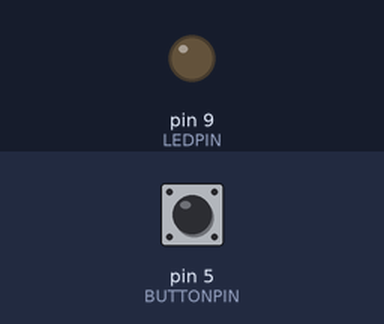
This sketch was run on a simulated Arduino Uno, built with avr-gcc and run on an emulated ATmega328P. On the bench: output pins drawn as LEDs (lit = HIGH). Inputs (shaded band) come from the test bench; at power-on: pin 5 (BUTTONPIN) LOW.

Above: at 1.2 s.
1.3 s: pin 5 (BUTTONPIN) pulled HIGH for 0.15 s
At 2.85 s:
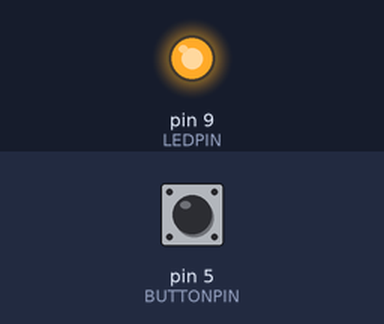
Timing chart, 0 to 4.4 s (numbered marks = the images above; inputs shaded):
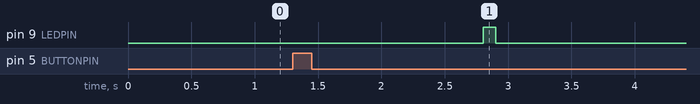

Measured:
- after the input at 1.3 s, pin 9 (LEDPIN): LOW → HIGH after 1.5 s, → LOW 0.10 s later

The sketch:

03_Button_Echo.ino
```cpp
#define LEDPIN 9
#define BUTTONPIN 5

// Variable to hold button value
int buttonValue;
// Variable to hold previous button value
int prevButtonValue;
// Variable to hold the number of clicks
int numOfClicks;

unsigned long lastClick;

void setup() {
  // Sets the LED pin to be an output
  pinMode(LEDPIN, OUTPUT);
  // Sets the button pin to be an input.
  pinMode(BUTTONPIN, INPUT);
}

void loop() {
  // Read button input
  buttonValue = digitalRead(BUTTONPIN);

  // If we have a new button press, add 1 to our number of clicks.
  if (buttonValue == HIGH && buttonValue != prevButtonValue) {
    // Store when the button was pressed.
    lastClick = millis();
    // Add 1 to number of clicks.
    numOfClicks = numOfClicks + 1;
  }

  // If 1 second has elapsed since the button was pressed...
  if (millis() - lastClick >= 1500) {
    // While we have clicks left, blink the LED.
    while(numOfClicks > 0) {
      digitalWrite(LEDPIN, HIGH);
      delay(100);
      digitalWrite(LEDPIN, LOW);
      delay(500);
      numOfClicks = numOfClicks - 1;
    }
  }

  // Let's save the button value
  prevButtonValue = buttonValue;

  // Add a little delay for debouncing the button
  delay(10);
}
```
